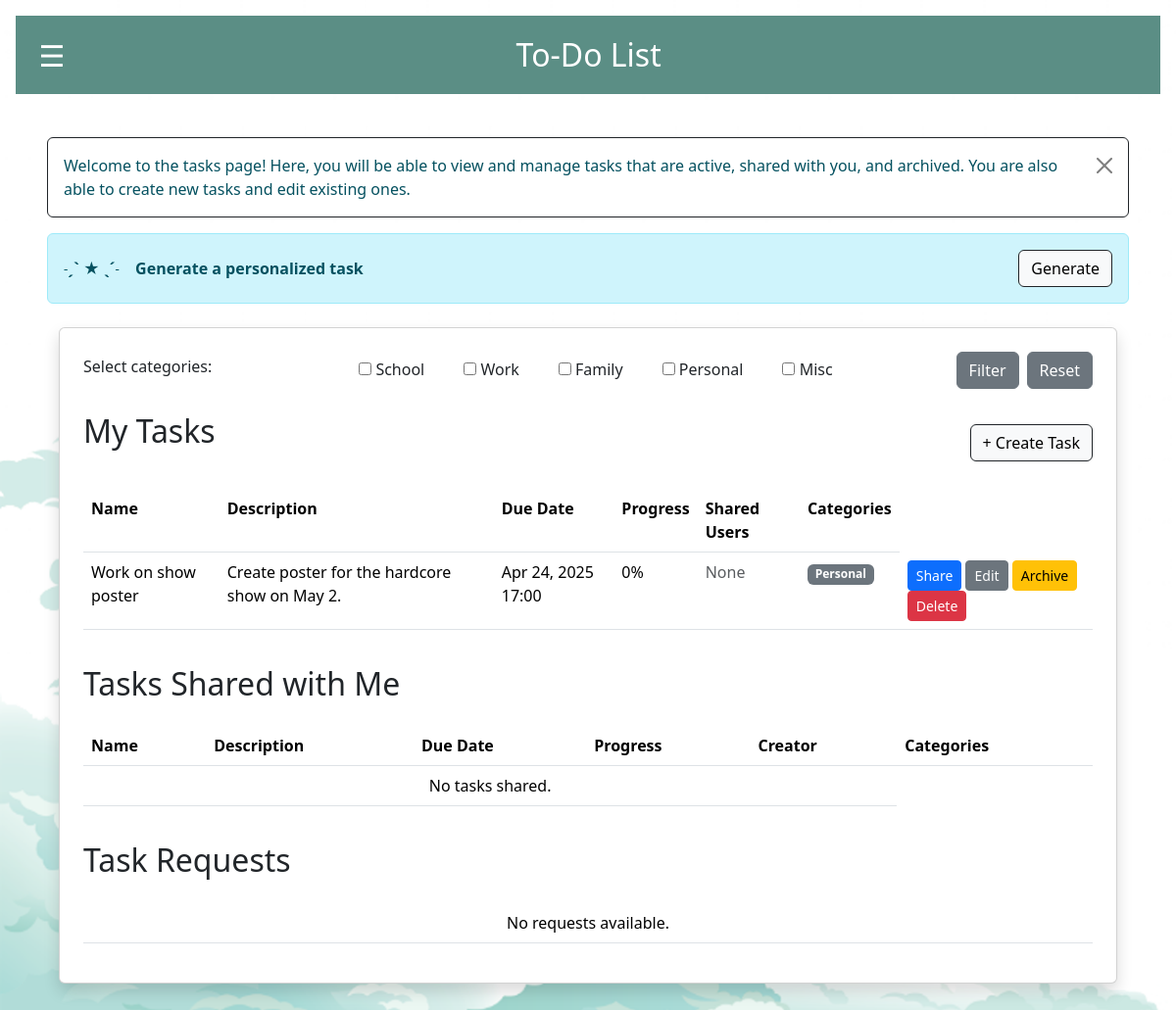
Page /tasks/ (signed in) on the earlier database version.
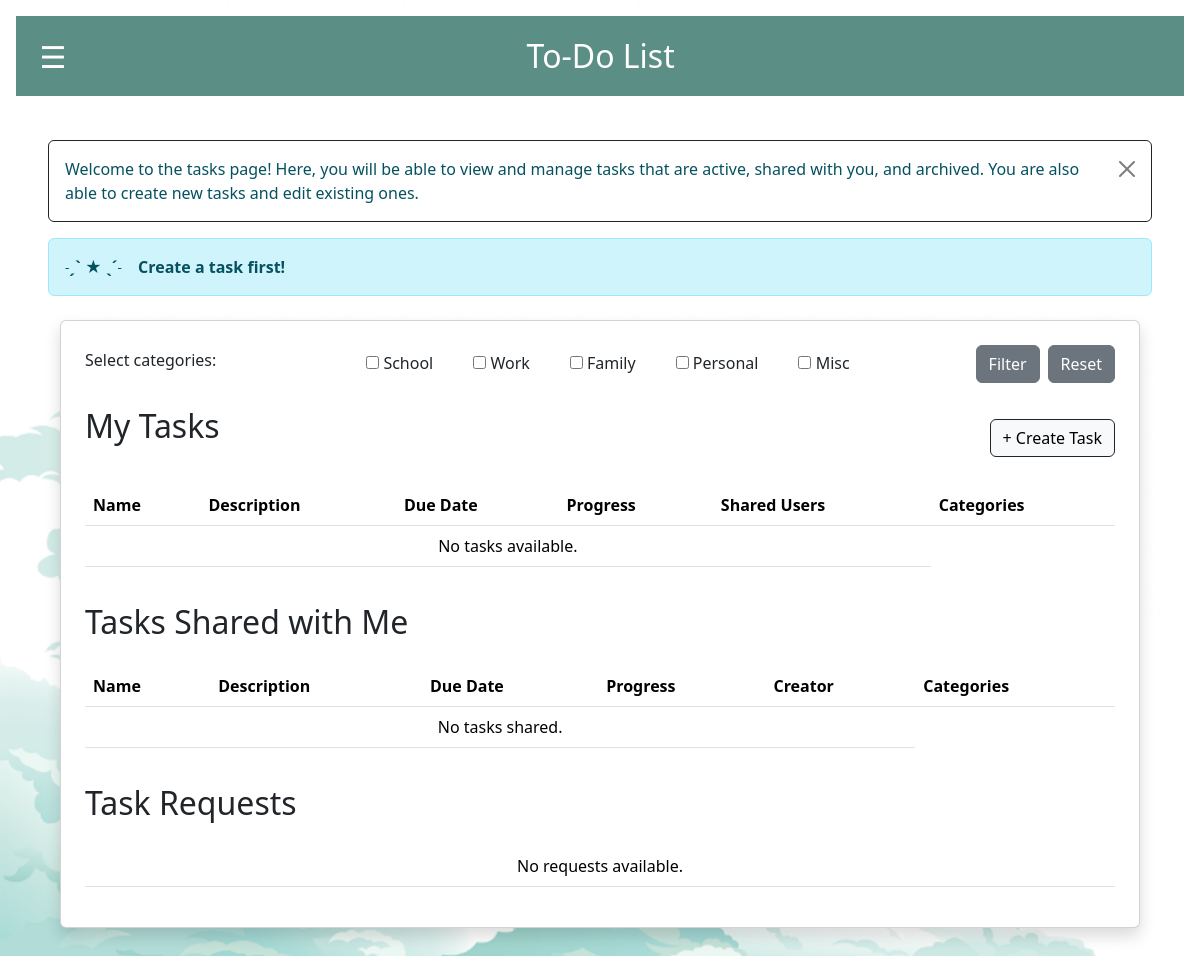
Same page on the later database version.
### todoapp/models.py (models this page shows, shortened)
class Category(models.Model):
    name = models.CharField(max_length=50)
    def __str__(self):
        return self.name

class Task(models.Model):
    name = models.CharField(max_length=255)
    creator = models.ForeignKey(User, on_delete=models.CASCADE)
    description = models.TextField()
    due_date = models.DateTimeField()
    progress = models.IntegerField(default=0)
    is_completed = models.BooleanField(default=False)
    is_archived = models.BooleanField(default=False)
    categories = models.ManyToManyField(Category, related_name="tasks", blank=True)
    assigned_users = models.ManyToManyField(User, related_name="assigned_tasks")
    notifications_enabled = models.BooleanField(default=False)

### todoapp/views.py (the view)
# urls.py: path('tasks/', views.task_view, name='task_view'),
@login_required(login_url='/')
def task_view(request):
    tasks = Task.objects.filter(
        Q(creator=request.user) | Q(assigned_users=request.user),
        Q(is_archived=False)
    ).distinct()
    task_requests = TaskCollabRequest.objects.filter(to_user=request.user)
    shared_tasks = Task.objects.filter(assigned_users=request.user)
    has_task = Task.objects.filter(creator=request.user).exists()
    form, filtered_tasks, shared_filtered_tasks, _ = get_filtered_tasks(request)
    task_suggestion = get_ai_task_suggestion(request)
    suggested_name = task_suggestion.get('name', '') if task_suggestion else ''
    suggested_description = task_suggestion.get('description', '') if task_suggestion else ''
    suggested_categories = task_suggestion.get('categories', []) if task_suggestion else []
    return render(request, 'task_view.html', {
        'my_tasks': filtered_tasks,
        'task_requests': task_requests,
        'shared_tasks': shared_filtered_tasks,
        'vapid_key': settings.WEBPUSH_SETTINGS['VAPID_PUBLIC_KEY'],
		'form': form,
        'suggested_name': suggested_name,
        'suggested_description': suggested_description,
        'suggested_categories': suggested_categories,
        'has_task': has_task
    })

### todoapp/forms.py
class FilterTasksForm(forms.Form):
    user_category_filter = forms.ModelMultipleChoiceField(
        queryset=Category.objects.all(),
        widget=forms.CheckboxSelectMultiple,
        required=False,
        label="Select categories:"
    )

### todoapp/context_processors.py (called while the page is built)
def vapid_key(request):
    return {
        'vapid_key': settings.VAPID_PUBLIC_KEY
    }

### todoapp/views.py (called while the page is built, shortened)
def get_filtered_tasks(request):
    form = FilterTasksForm(request.GET or None)
    my_filtered_tasks = Task.objects.filter(
        creator=request.user,
        is_archived=False
    )
    shared_filtered_tasks = Task.objects.filter(
        assigned_users=request.user,
        is_archived=False
    )
    filtered_archived_tasks = Task.objects.filter(
        is_archived=True
    ).filter(
        Q(creator=request.user) | Q(assigned_users=request.user)
    ).distinct()
    return form, my_filtered_tasks, shared_filtered_tasks, filtered_archived_tasks

### todoapp/templates/task_view.html (shortened to what this page needs)
{% extends 'base.html' %}
{% block content %}
{% block extra_css %}
    <link href="https://cdn.jsdelivr.net/npm/select2@4.0.13/dist/css/select2.min.css" rel="stylesheet" />
{% endblock %}
<div class="alert alert-info alert-dismissible fade show d-flex justify-content-between align-items-center flex-wrap gap-2 border border-dark" style="background-color:white;" role="alert">
    <p class="mb-0">
      Welcome to the tasks page! Here, you will be able to view and manage tasks that are active, shared with you, and archived. You are also able to create new tasks and edit existing ones.
    </p>
    <button type="button" class="btn-close" data-bs-dismiss="alert" aria-label="Close"></button>
  </div>
  <div class="alert alert-info d-flex justify-content-between align-items-center flex-wrap gap-2">
    {% if suggested_name and has_task %}
        <p class="mb-0 mt-2" title="Personalized tasks are suggested to you based on your activity and patterns! Click 'Add Task' to customize this task and add it to your calendar.">
            <b>˗ˏˋ ★ ˎˊ˗ &ensp; Task Suggestion: &ensp;</b> {{ suggested_name }}
        </p>
        <div class="d-flex gap-2 ms-auto">
            <a href="{% url 'add_task' %}?name={{ suggested_name|urlencode }}&description={{ suggested_description|urlencode }}{% for cat in suggested_categories %}&categories={{ cat|urlencode }}{% endfor %}" class="btn btn-light border border-dark">
                Add Task
            </a>
            <form method="get">
                <button name="generate-task" type="submit" class="btn btn-light border border-dark">Generate Task</button>
            </form>
        </div>
    {% elif has_task and not suggested_name %}
        <strong>˗ˏˋ ★ ˎˊ˗ &ensp; Generate a personalized task</strong>
        <form method="get" class="ms-auto">
            <button name="generate-task" type="submit" class="btn btn-light border border-dark">Generate</button>
        </form>
    {% else %}
        <strong>˗ˏˋ ★ ˎˊ˗ &ensp; Create a task first!</strong>
    {% endif %}
</div>
<div class="container mt-4">
    <div class="card p-4 shadow">
        <div class="filter-form">
            <form method="get" title="Select a category to filter all tasks based on their category assignment." name="filter_tasks" class="d-flex justify-content-between align-items-center flex-wrap gap-2">
                <label class="form-label">{{ form.user_category_filter.label }}</label>
                <div class="d-flex flex-row gap-3">
                    {% for checkbox in form.user_category_filter %}
                        <div class="form-check">
                            {{ checkbox.tag }}
                            <label class="form-check-label">{{ checkbox.choice_label }}</label>
                        </div>
                    {% endfor %}
                </div>
                <div class="d-flex gap-2">
                    <button type="submit" name="make-filter" class="btn btn-secondary">Filter</button>
                    <button type="button" name="reset-filter" class="btn btn-secondary" onclick="resetFilter()">Reset</button>
                </div>
            </form>
        </div>
        <div class="title-card d-flex justify-content-between align-items-center mt-4 mb-3" style="margin-top:20px;">
            <h2 class="mb-4">My Tasks</h2>
            <a href="{% url 'add_task' %}" class="btn btn-light border border-dark">+ Create Task</a>
        </div>
        <table class="table">
            <tbody>
                <tr>
                    <th>Name</th>
                    <th>Description</th>
                    <th>Due Date</th>
                    <th>Progress</th>
                    <th>Shared Users</th>
                    <th>Categories</th>
                </tr>
                {% for task in my_tasks %}
                <tr>
                    <td>{{ task.name }}</td>
                    <td>{{ task.description }}</td>
                    <td>{{ task.due_date|date:"M d, Y H:i" }}</td>
                    <td>{{ task.progress }}%</td>
                    <td>
                        {% for user in task.assigned_users.all %}
                            <span class="badge bg-secondary">{{ user.username }}</span>
                        {% empty %}
                            <span class="text-muted">None</span>
                        {% endfor %}
                    </td>
                    <td>
                        {% for category in task.categories.all %}
                            <span class="badge bg-secondary">{{ category.name }}</span>
                        {% empty %}
                            <span class="text-muted">None</span>
                        {% endfor %}
                    </td>
                    <td>
                        <a class="btn btn-primary btn-sm" href="{% url 'share_task' task_id=task.id %}">Share</a>
                        <a class="btn btn-secondary btn-sm" href="{% url 'edit_task' task.id %}">Edit</a>
                        <a class="btn btn-warning btn-sm" href="{% url 'archive_task' task.id %}">Archive</a>
                        <button class="btn btn-danger btn-sm" onclick="confirmDelete({{ task.id }})">Delete</button>
                    </td>
                </tr>
                {% empty %}
                <tr>
                    <td colspan="5" class="text-center">No tasks available.</td>
                </tr>
                {% endfor %}
            </tbody>
        </table>
        <div class="title-card">
            <h2 class="mb-4" style="margin-top:20px;">Tasks Shared with Me</h2>
        </div>
        <table class="table">
                <tr>
                    <th>Name</th>
                    <th>Description</th>
                    <th>Due Date</th>
                    <th>Progress</th>
                    <th>Creator</th>
                    <th>Categories</th>
                </tr>
                {% for task in shared_tasks %}
                <tr>
                    <td>{{ task.name }}</td>
                    <td>{{ task.description }}</td>
                    <td>{{ task.due_date|date:"M d, Y H:i" }}</td>
                    <td>{{ task.progress }}%</td>
                    <td>{{ task.creator }}</td>
                    <td>
                        {% for category in task.categories.all %}
                            <span class="badge bg-secondary">{{ category.name }}</span>
                        {% empty %}
                            <span class="text-muted">None</span>
                        {% endfor %}
                    </td>
                    <td>
                        <div class="button-container">
                            <a class="btn btn-primary btn-sm" href="{% url 'share_task' task_id=task.id %}">Share</a>
                            <a href="{% url 'exit_task' task_id=task.id %}" class="btn btn-danger btn-sm">Exit</a>
                        </div>
                    </td>
                </tr>
                {% empty %}
                <tr>
                    <td colspan="5" class="text-center">No tasks shared.</td>
                </tr>
                {% endfor %}
        </table>
        <div class="title-card">
            <h2 class="mb-4" style="margin-top: 20px;">Task Requests</h2>
        </div>
        <table class="table">
            <tbody>
                {% if task_requests %}
                <tr>
                    <th>Name</th>
                    <th>Description</th>
                    <th>Due Date</th>
                    <th>Progress</th>
                    <th>Creator</th>
                    <th>Actions</th>
                </tr>
                {% for request in task_requests %}
                <tr>
                    <td>{{ request.task.name }}</td>
                    <td>{{ request.task.description }}</td>
                    <td>{{ request.task.due_date|date:"M d, Y H:i" }}</td>
                    <td>{{ request.task.progress }}</td>
                    <td>Shared from user {{request.task.creator}}</td>
                    <td>
                        <form method="post" action="{% url 'accept_task' request.id %}">
                            {% csrf_token %}
                            <button class="btn btn-primary btn-sm" name="accept_request">Accept</button>
                            <button class="btn btn-danger btn-sm" name="decline_request">Decline</button>
                        </form>
                    </td>
                </tr>
                {% endfor %}
                {% else %}
                <tr>
                    <td colspan="5" class="text-center">No requests available.</td>
                </tr>
                {% endif %}
            </tbody>
        </table>
    </div>
</div>
{% endblock %}

### todoapp/templates/base.html (shortened to what this page needs)
<!DOCTYPE html>
<html>
<head>
    {% load static %}
    <link href="https://cdn.jsdelivr.net/npm/bootstrap@5.3.3/dist/css/bootstrap.min.css" rel="stylesheet">
    {% block extra_css %}{% endblock %}
    <link rel="stylesheet" href="{% static 'styles.css' %}">
</head>
<body class="m-3">
    <nav class="navbar navbar-dark" style="height: 80px; background-color: #5b8e85;">
        <div class="container-fluid d-flex align-items-center">
            <button class="toggle-btn me-3" onclick="toggleSidebar()">☰</button>
            <a class="navbar-brand mb-0 h1" href="{% url 'home' %}" style="font-size: 2rem;">To-Do List &ensp; &ensp;</a>
        </div>
    </nav>
    <div class="main-content" id="mainContent">
        <div class="container mt-4">
            {% block content %}
            {% endblock %}
        </div>
    </div>
</body>
</html>

### todoapp/static/styles.css (style rules this page uses)
.title-card { display: flex; gap: 10px; }

### todoapp/templates/base.html (style rules this page uses)
body { margin: 0; background-image: url('../static/todolist-background.png'); background-size: cover; background-repeat: no-repeat; }
.main-content { margin-left: 0; padding: 20px; transition: all 0.3s ease; }
.toggle-btn { background-color: #5b8e85; color: white; border: none; z-index: 2000; width: 50px !important; height:60px !important; font-size: 30px !important; }

Differences in the rows shown:
removed Task: name "Work on show poster", description "Create poster for the hardcore show on May 2.", due_date "Apr 24, 2025 17:00", progress "0", Category (name "Personal")
Other differences:
text no longer shown: "˗ˏˋ ★ ˎˊ˗ Generate a personalized task Generate"
text now shown: "˗ˏˋ ★ ˎˊ˗ Create a task first! No tasks available."
